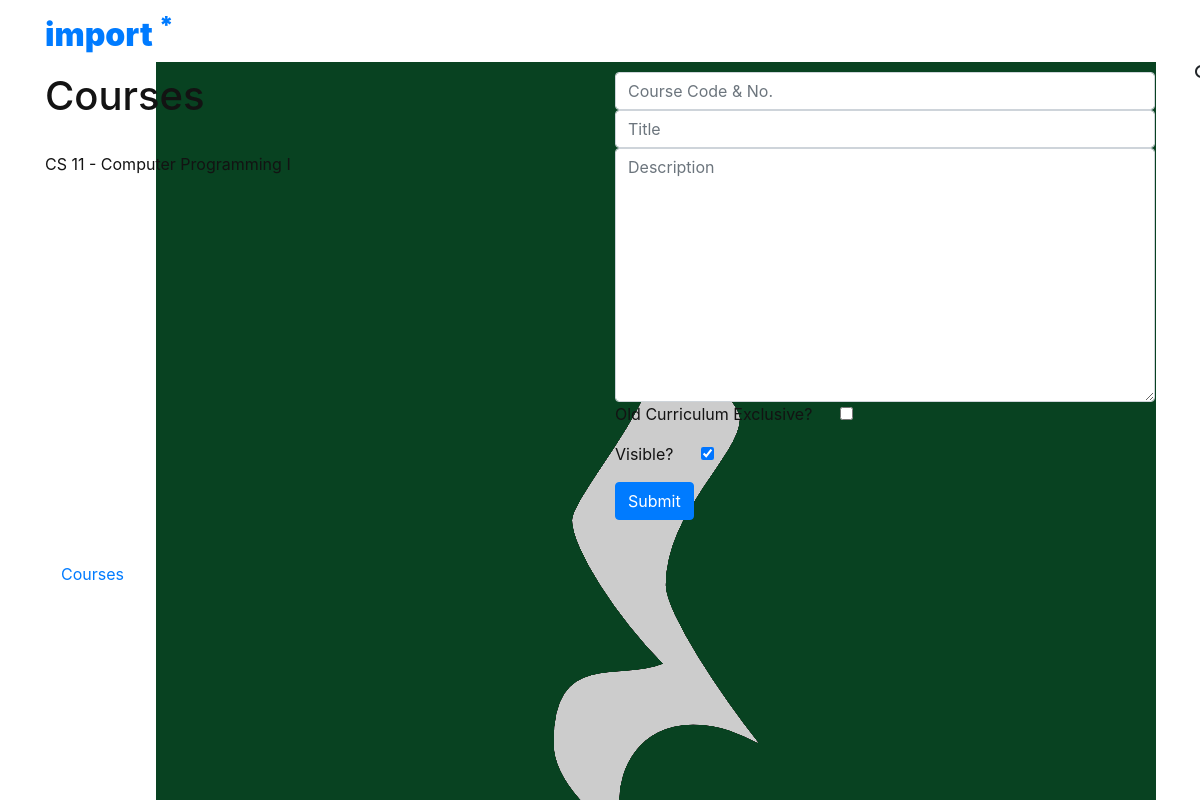
The app's page /su (signed in), older data.
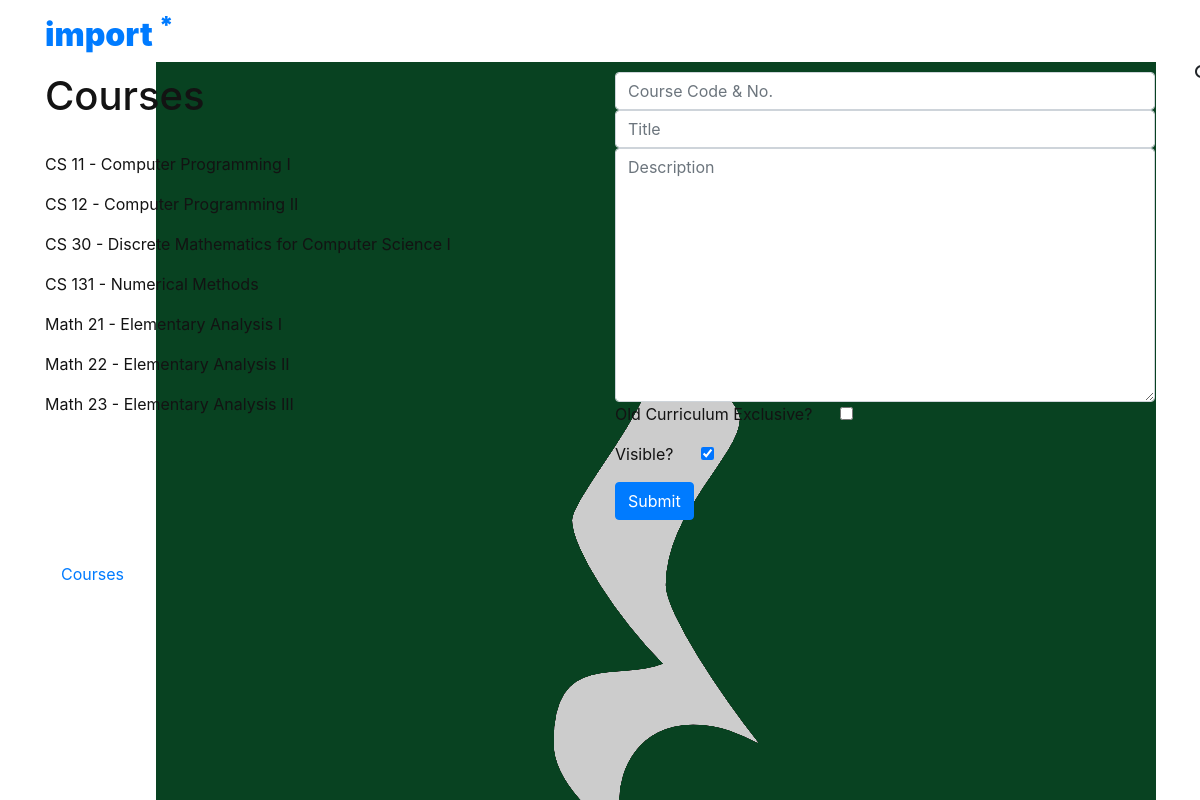
The same page, newer data.
### reviewer/models.py (models this page shows, shortened)
class ImportUser(AbstractUser):
	username = models.CharField("Username", max_length=30, primary_key=True)
	first_name = models.CharField("First Name", max_length=30)
	middle_name = models.CharField("Middle Name", max_length=30, null=True)
	last_name = models.CharField("Last Name", max_length=30)
	suffix = models.CharField("Suffix", max_length=10, blank=True, null=True)
	studentnum = models.PositiveIntegerField("Student Number", null=True)
	email = models.EmailField("E-mail", max_length=60)
	course = models.CharField("Course/Degree Program", max_length=60)
	is_superuser = models.BooleanField("Is SuperUser?", default=False)
	exp = models.PositiveIntegerField("Experience Points", default=0)
	prof_pic = models.FileField(verbose_name="Profile Picture", null=True, blank=True, upload_to=user_uploadto)
	fave_lang = models.ForeignKey(Language, on_delete=models.SET_NULL, null=True, blank=True, verbose_name="Favorite Language")

class Course(models.Model):
	name = models.CharField("Course Name", max_length=20)
	code = models.CharField("Course Code", max_length=10)
	number = models.CharField("Course Number", max_length=10)
	number_len = models.PositiveSmallIntegerField(default=1)
	title = models.CharField("Course Title", max_length=50)
	description = models.TextField("Course Description", blank=True)
	old_curr = models.BooleanField("Pre-2018 Curriculum Exclusive?", default=False)
	visible = models.BooleanField("Visible?", default=True)
	prereqs = models.ManyToManyField('self', blank=True, default=None)
	coreqs = models.ManyToManyField('self', blank=True, default=None)
	lastupdated = models.DateTimeField("Last Updated", default=timezone.now)

### reviewer/views.py (the view)
# urls.py: path('su', views.su, name="su"),
def su(request):
	courses = Course.objects.order_by('code', 'number_len', 'number')
	if request.method == "POST":
		data = request.POST
		courseform = CourseForm(data)
		tempname = data['name']
		coursefulln = tempname.split(" ")
		tempnum = coursefulln[len(coursefulln)-1]
		tempcode = ' '.join(coursefulln[:-(len(coursefulln)-1)])
		temp_oldcurr = data.get('old_curr', False)
		temp_visible = data.get('visible', True)
		if temp_oldcurr == 'on':
			temp_oldcurr = True
		if temp_visible == 'on':
			temp_visible = True
		new_course = Course(name=data['name'], code=tempcode, number=tempnum, title=data['title'], description=data['description'], old_curr=temp_oldcurr, visible=temp_visible)
		new_course.save()
		return redirect('su')
	else:
		courseform = CourseForm()
	context = { 'courses': courses, 'courseform': courseform}
	return render(request, 'reviewer/admin.html', context)

### reviewer/forms.py
class CourseForm(forms.Form):
	name = forms.CharField(max_length=20, widget=forms.TextInput(attrs={'class': 'form-control', 'placeholder' : 'Course Code & No.'}))
	code = forms.CharField(max_length=10)
	number = forms.CharField(max_length=10)
	title = forms.CharField(max_length=50, widget=forms.TextInput(attrs={'class': 'form-control', 'placeholder' : 'Title'}))
	description = forms.CharField(widget=forms.Textarea(attrs={'class': 'form-control', 'placeholder' : 'Description'}), required=False)
	old_curr = forms.BooleanField(widget=forms.CheckboxInput(attrs={ 'class': 'form-check-input' }), required=False, initial=False)
	visible = forms.BooleanField(widget=forms.CheckboxInput(attrs={ 'class': 'form-check-input' }), required=False, initial=True)
	lastupdated = datetime.datetime.now()

### reviewer/templates/reviewer/admin.html (shortened to what this page needs)
{% extends 'reviewer/base.html' %}
{% block content %}
<div class="container pt-5">
	<div class="pt-4" style="color: #131313">
		<div class="row">
			<div class="col-6 d-flex flex-column">
				<h1 class="mb-3">Courses</h1>
				<div class="py-3" style="height: 50vh;overflow-y: scroll;">
					{% for course in courses %}
						<p> {{ course.name }} - {{ course.title }} </p>
					{% endfor %}
				</div>
			</div>
			<div class="col-6 d-flex flex-column">
				<form class="form-group" method="POST" action="{% url 'su'%}" >
					<div class="form-control-group">
						{{ courseform.name }}
					</div>
					<div class="form-control-group">
						{{ courseform.title }}
					</div>
					<div class="form-control-group">
						{{ courseform.description }}
					</div>
					<div class="form-group">
						<p><span class="mr-5">Old Curriculum Exclusive?</span> {{ courseform.old_curr }}</p>
					</div>
					<div class="form-group">
						<p><span class="mr-5">Visible?</span> {{ courseform.visible }}</p>
					</div>
					<div class="form-group">
						<input class="btn btn-primary" type="submit" value="Submit">
					</div>
				</form>
			</div>
		</div>
	</div>
</div>
{% endblock %}

### reviewer/templates/reviewer/base.html (shortened to what this page needs)
{% load static %}
<!DOCTYPE html>
<html>
	<head>
		<link rel="stylesheet" href="{% static 'reviewer/css/bootstrap.min.css' %}">
		<link href="https://unpkg.com/material-components-web@latest/dist/material-components-web.min.css" rel="stylesheet">
	  	<link href="{% static 'reviewer/css/import.less' %}" type="text/css" rel="stylesheet/less"/>
	</head>
	<body>
		<div class="site-container w-100">
			{% include 'reviewer/partials/header.html' %}
			<div class="site-content">
				{% block content %}
				{% endblock %}
			</div>
			{% block footer %}
				{% include 'reviewer/partials/footer.html' %}
			{% endblock %}
		</div>
	</body>
</html>

### reviewer/templates/reviewer/partials/header.html (shortened to what this page needs)
<header class="d-flex navbar w-100 import-header position-fixed py-3">
	<div class="container d-flex justify-content-between">
		<a href="{% url 'index'%}" class="import-logo">
			<div class="noselect">
				<h2 class="h2" style="font-weight: 900;">import <span class="import-font-pink"><sup>*</sup></span></h2>
			</div>
		</a>
		<nav class="d-flex">
			<span class="mx-3 my-auto d-none d-lg-block"><a href="{% url 'courselist' %}">Courses</a></span>
			{% if user.is_authenticated %}
				<span class="mx-3 my-auto d-none d-lg-block"><a href="{% url 'user' user.username %}"><img class="user-pic mr-1" src="{{user.prof_pic.url}}"> {{user.username}}</a></span>
			{% else %}
				<span class="mx-3 my-auto d-none d-lg-block"><a href="{% url 'login' %}">Login</a></span>
			{% endif %}
			<i class="material-icons mx-3">search</i>
		</nav>
	</div>
</header>

### reviewer/templates/reviewer/partials/footer.html (shortened to what this page needs)
{% load static %}
<footer class="d-flex w-100 py-4">
	<div class="container d-flex justify-content-end align-items-center">
		<span class="my-auto mx-3 font-weight-bold">POWERED BY</span>
	</div>
</footer>

Row changes from the older to the newer data that the page shows:
added Course: name "CS 12", title "Computer Programming II"
added Course: name "CS 30", title "Discrete Mathematics for Computer Science I"
added Course: name "CS 131", title "Numerical Methods"
added Course: name "Math 21", title "Elementary Analysis I"
added Course: name "Math 22", title "Elementary Analysis II"
added Course: name "Math 23", title "Elementary Analysis III"
